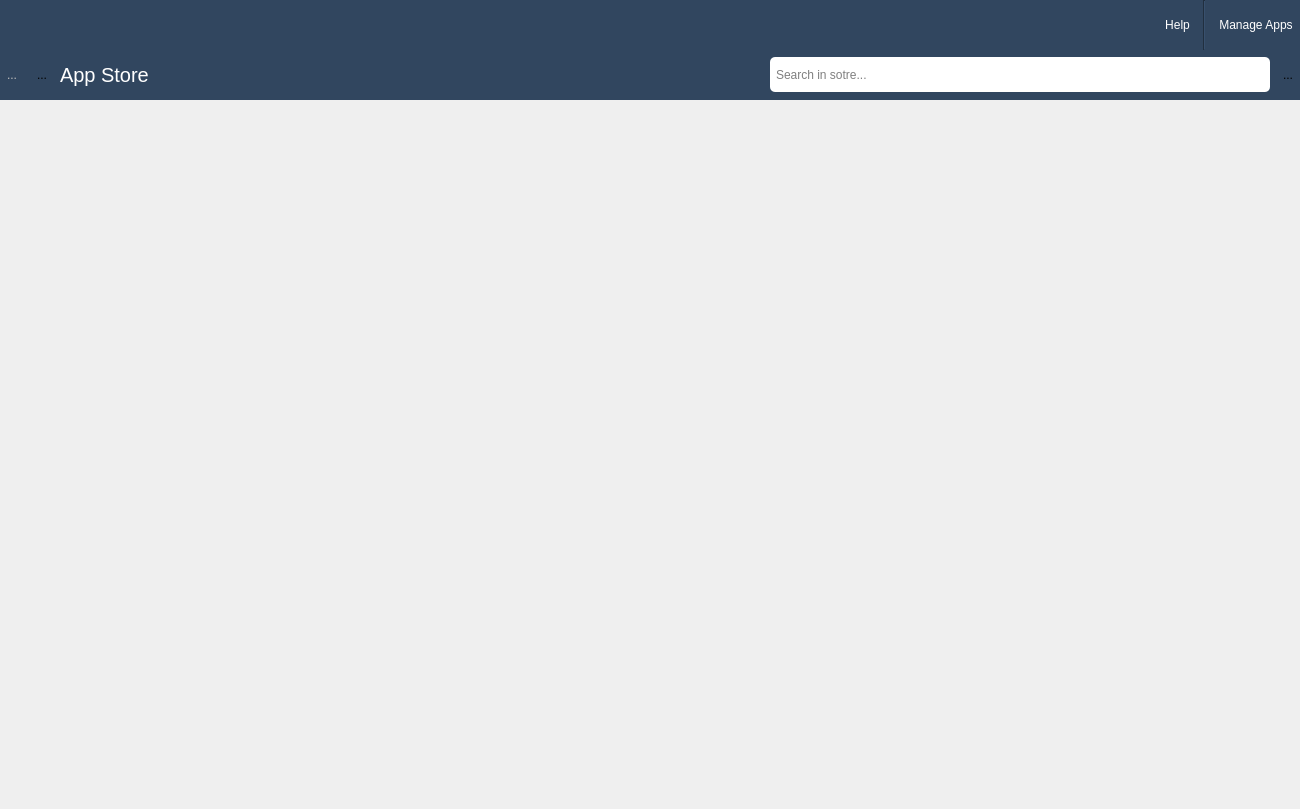
<?xml version="1.0" encoding="UTF-8"?>
<ui version="4.0">
 <class>Form</class>
 <widget class="QWidget" name="Form">
  <property name="geometry">
   <rect>
    <x>0</x>
    <y>0</y>
    <width>1300</width>
    <height>809</height>
   </rect>
  </property>
  <property name="windowTitle">
   <string>PyMiner App Store</string>
  </property>
  <property name="styleSheet">
   <string notr="true"/>
  </property>
  <layout class="QVBoxLayout" name="verticalLayout">
   <property name="spacing">
    <number>0</number>
   </property>
   <property name="leftMargin">
    <number>0</number>
   </property>
   <property name="topMargin">
    <number>0</number>
   </property>
   <property name="rightMargin">
    <number>0</number>
   </property>
   <property name="bottomMargin">
    <number>0</number>
   </property>
   <item>
    <widget class="QWidget" name="widget" native="true">
     <property name="maximumSize">
      <size>
       <width>16777215</width>
       <height>50</height>
      </size>
     </property>
     <property name="styleSheet">
      <string notr="true">background-color: rgb(49, 70,95);</string>
     </property>
     <layout class="QHBoxLayout" name="horizontalLayout">
      <property name="leftMargin">
       <number>0</number>
      </property>
      <property name="topMargin">
       <number>0</number>
      </property>
      <property name="rightMargin">
       <number>0</number>
      </property>
      <property name="bottomMargin">
       <number>0</number>
      </property>
      <item>
       <spacer name="horizontalSpacer_3">
        <property name="orientation">
         <enum>Qt::Horizontal</enum>
        </property>
        <property name="sizeHint" stdset="0">
         <size>
          <width>849</width>
          <height>5</height>
         </size>
        </property>
       </spacer>
      </item>
      <item>
       <widget class="QToolButton" name="toolButton_help">
        <property name="styleSheet">
         <string notr="true">color: rgb(255, 255, 255);</string>
        </property>
        <property name="text">
         <string>Help</string>
        </property>
        <property name="autoRaise">
         <bool>true</bool>
        </property>
       </widget>
      </item>
      <item>
       <widget class="Line" name="line">
        <property name="styleSheet">
         <string notr="true">color: rgb(255, 255, 255);</string>
        </property>
        <property name="orientation">
         <enum>Qt::Vertical</enum>
        </property>
       </widget>
      </item>
      <item>
       <widget class="QToolButton" name="toolButton_manage">
        <property name="styleSheet">
         <string notr="true">color: rgb(255, 255, 255);</string>
        </property>
        <property name="text">
         <string>Manage Apps</string>
        </property>
        <property name="autoRaise">
         <bool>true</bool>
        </property>
       </widget>
      </item>
     </layout>
    </widget>
   </item>
   <item>
    <widget class="QWidget" name="widget_3" native="true">
     <property name="maximumSize">
      <size>
       <width>16777215</width>
       <height>50</height>
      </size>
     </property>
     <property name="styleSheet">
      <string notr="true">background-color: rgb(49, 70, 95);</string>
     </property>
     <layout class="QHBoxLayout" name="horizontalLayout_3">
      <property name="leftMargin">
       <number>0</number>
      </property>
      <property name="topMargin">
       <number>0</number>
      </property>
      <property name="rightMargin">
       <number>0</number>
      </property>
      <property name="bottomMargin">
       <number>0</number>
      </property>
      <item>
       <widget class="QToolButton" name="toolButton_4">
        <property name="enabled">
         <bool>false</bool>
        </property>
        <property name="text">
         <string>...</string>
        </property>
        <property name="icon">
         <iconset resource="../pyqtsource.qrc">
          <normaloff>:/resources/icons/useLeftAll.svg</normaloff>:/resources/icons/useLeftAll.svg</iconset>
        </property>
        <property name="autoRaise">
         <bool>true</bool>
        </property>
       </widget>
      </item>
      <item>
       <widget class="QToolButton" name="toolButton_5">
        <property name="text">
         <string>...</string>
        </property>
        <property name="icon">
         <iconset resource="../pyqtsource.qrc">
          <normaloff>:/resources/icons/mIconModelLayer.svg</normaloff>:/resources/icons/mIconModelLayer.svg</iconset>
        </property>
        <property name="iconSize">
         <size>
          <width>35</width>
          <height>35</height>
         </size>
        </property>
        <property name="autoRaise">
         <bool>true</bool>
        </property>
       </widget>
      </item>
      <item>
       <widget class="QLabel" name="label">
        <property name="font">
         <font>
          <family>Microsoft YaHei UI</family>
          <pointsize>15</pointsize>
         </font>
        </property>
        <property name="styleSheet">
         <string notr="true">color: rgb(255, 255, 255);</string>
        </property>
        <property name="text">
         <string>App Store</string>
        </property>
       </widget>
      </item>
      <item>
       <spacer name="horizontalSpacer_4">
        <property name="orientation">
         <enum>Qt::Horizontal</enum>
        </property>
        <property name="sizeHint" stdset="0">
         <size>
          <width>436</width>
          <height>20</height>
         </size>
        </property>
       </spacer>
      </item>
      <item>
       <widget class="QLineEdit" name="lineEdit">
        <property name="maximumSize">
         <size>
          <width>500</width>
          <height>35</height>
         </size>
        </property>
        <property name="styleSheet">
         <string notr="true">background-color: rgb(255, 255, 255);border:0px groove gray;border-radius:5px;padding:2px 4px</string>
        </property>
        <property name="placeholderText">
         <string>Search in sotre...</string>
        </property>
       </widget>
      </item>
      <item>
       <widget class="QToolButton" name="toolButton_3">
        <property name="maximumSize">
         <size>
          <width>40</width>
          <height>40</height>
         </size>
        </property>
        <property name="text">
         <string>...</string>
        </property>
        <property name="icon">
         <iconset resource="../pyqtsource.qrc">
          <normaloff>:/resources/icons/search.svg</normaloff>:/resources/icons/search.svg</iconset>
        </property>
        <property name="iconSize">
         <size>
          <width>30</width>
          <height>30</height>
         </size>
        </property>
        <property name="autoRaise">
         <bool>true</bool>
        </property>
       </widget>
      </item>
     </layout>
    </widget>
   </item>
   <item>
    <widget class="QWidget" name="widget_2" native="true">
     <layout class="QVBoxLayout" name="verticalLayout_2">
      <property name="leftMargin">
       <number>0</number>
      </property>
      <property name="topMargin">
       <number>0</number>
      </property>
      <property name="rightMargin">
       <number>0</number>
      </property>
      <property name="bottomMargin">
       <number>0</number>
      </property>
      <item>
       <layout class="QHBoxLayout" name="horizontalLayout_2"/>
      </item>
     </layout>
    </widget>
   </item>
  </layout>
 </widget>
 <resources>
  <include location="../pyqtsource.qrc"/>
 </resources>
 <connections/>
</ui>
